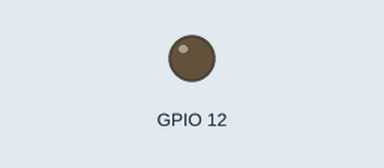
Simulated run of this sketch. Board: ESP8266 (NodeMCU). Shown: output pins drawn as LEDs (lit = HIGH). WiFi joins after 1.5 s; servers stay silent unless stated; random numbers use the default seed unless the sketch sets one; no MQTT or app messages arrive unless stated; what the sketch prints to the serial monitor is not drawn. At 2.6 s the program puts the board to deep sleep or switches it off; the recording ends there.

Above: at 0.1 s.
At 1.6 s:
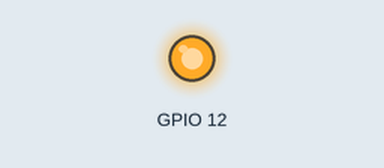
Timing chart, 0 to 2.6 s (numbered marks = the images above):
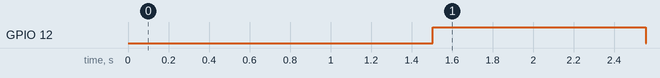

Measured:
- by itself, GPIO 12: LOW → HIGH at 1.5 s, → LOW 1.1 s later

The sketch:

esp3.ino
```cpp
#include <ESP8266WiFi.h>
#include <WiFiUdp.h>
#include <PubSubClient.h>
#include <Adafruit_ADS1015.h>
#include <Wire.h>
#include "DHT.h"

#define DHTPIN 2
#define DHTTYPE DHT21

char HH = -7;
char MM = 00;
const int muestra_min = 10;
unsigned int localPort = 2390;      // local port to listen for UDP packets

Adafruit_ADS1115 ads;
const float multiplier = 0.000125F;

const char *ssid = "LIAPEP_PRO";
const char *password = "powerlab";
const char* mqtt_server = "monitoreoiot.ddns.net";
String USERNAME = "esp3";

WiFiClient espClient;
PubSubClient client(espClient);
DHT dht(DHTPIN, DHTTYPE);

char ESP3[50];

char REQUEST[50];
int flag_request_temp = 0;
int flag_request_hum = 0;

String strtemp ="";
String strhum ="";


char str_temp[15];
char str_hum[15];

IPAddress timeServerIP; // time.nist.gov NTP server address

const char* ntpServerName = "1.north-america.pool.ntp.org";

const int NTP_PACKET_SIZE = 48; // NTP time stamp is in the first 48 bytes of the message

byte packetBuffer[ NTP_PACKET_SIZE]; //buffer to hold incoming and outgoing packets

// A UDP instance to let us send and receive packets over UDP
WiFiUDP udp;


//------------------------CALLBACK-----------------------------
void callback(char* topic, byte* payload, unsigned int length) {

  char PAYLOAD[5] = "    ";

  Serial.print("Mensaje Recibido: [");
  Serial.print(topic);
  Serial.print("] ");
  for (int i = 0; i < length; i++) {
    PAYLOAD[i] = (char)payload[i];
  }

  if (String(topic) ==  String(REQUEST)){
    if (payload[0] == 'T'){
     flag_request_temp = 1;
    }
    else if (payload[0] == 'H'){
     flag_request_hum = 1;
    }
 }
}

void reconnect() {
 // Loop until we're reconnected
 while (!client.connected()) {
    Serial.print("Intentando conexion MQTT...");
    // Crea un ID de cliente al azar
    String clientId = "ESP8266Client-";
    clientId += String(random(0xffff), HEX);
    // Attempt to connect
    USERNAME.toCharArray(ESP3, 50);
    if (client.connect(ESP3)) {
      Serial.println("conectado");
       // ... and subscribe to topic
      client.subscribe(REQUEST);
     } else {
      Serial.print("fallo, rc=");
      Serial.print(client.state());
      Serial.println(" intenta nuevamente en 5 segundos");
      // espera 5 segundos antes de reintentar
      delay(5000);
    }
  }
}

void setup() {
  pinMode(12, OUTPUT);
  Wire.begin();
  Serial.println();
  Serial.println();
  Serial.setTimeout(2000);

  // Wait for serial to initialize.
  while(!Serial) { }

  Serial.println("I'm awake.");

  dht.begin();
  //ads.setGain(GAIN_ONE);      //  +/- 4.096V  1 bit = 0.125mV
  //ads.begin();

    // Conexión WIFI
 Serial.print("Connecting to ");
 Serial.println(ssid);
 WiFi.begin(ssid, password);
  while (WiFi.status() != WL_CONNECTED) {
    delay(500);
    Serial.print(".");
  }

  Serial.println("WiFi connected");
  Serial.print("IP address: ");
  Serial.println(WiFi.localIP());
  client.setServer(mqtt_server, 1883);
  client.setCallback(callback);

  client.setServer(mqtt_server, 1883);
  client.setCallback(callback);

  ads.setGain(GAIN_ONE);       // +/- 4.096V  1 bit = 0.125mV

  Serial.println("Starting UDP");
  udp.begin(localPort);
  Serial.print("Local port: ");
  Serial.println(udp.localPort());

  String request = "/" + USERNAME + "/" + "request";
  request.toCharArray(REQUEST, 50);
}

//=======================================================================
//  send an NTP request to the time server at the given address
//=======================================================================
unsigned long sendNTPpacket(IPAddress& address)
{
  //Serial.println("sending NTP packet...");
  // set all bytes in the buffer to 0
  memset(packetBuffer, 0, NTP_PACKET_SIZE);

  // Initialize values needed to form NTP request
  // (see URL above for details on the packets)
  packetBuffer[0] = 0b11100011;   // LI, Version, Mode
  packetBuffer[1] = 0;     // Stratum, or type of clock
  packetBuffer[2] = 6;     // Polling Interval
  packetBuffer[3] = 0xEC;  // Peer Clock Precision
  // 8 bytes of zero for Root Delay & Root Dispersion
  packetBuffer[12]  = 49;
  packetBuffer[13]  = 0x4E;
  packetBuffer[14]  = 49;
  packetBuffer[15]  = 52;

  // all NTP fields have been given values, now
  // you can send a packet requesting a timestamp:

  udp.beginPacket(address, 123); //NTP requests are to port 123
  udp.write(packetBuffer, NTP_PACKET_SIZE);
  udp.endPacket();
}


void loop()
{
  char hours, minutes, seconds, minutos;
  digitalWrite(12, HIGH);
  int16_t adc0, adc1, adc2, adc3;
 if (!client.connected()) {
 reconnect();
 }
 client.loop();

  //get a random server from the pool
  WiFi.hostByName(ntpServerName, timeServerIP);

  sendNTPpacket(timeServerIP); // send an NTP packet to a time server
  // wait to see if a reply is available
  delay(1000);

  int cb = udp.parsePacket();
  if (!cb) {
    Serial.println("no packet yet");
  }
  else {
    //Serial.print("packet received, length=");
    //Serial.println(cb);
    // We've received a packet, read the data from it
    udp.read(packetBuffer, NTP_PACKET_SIZE); // read the packet into the buffer

    //the timestamp starts at byte 40 of the received packet and is four bytes,
    // or two words, long. First, esxtract the two words:

    unsigned long highWord = word(packetBuffer[40], packetBuffer[41]);
    unsigned long lowWord = word(packetBuffer[42], packetBuffer[43]);
    // combine the four bytes (two words) into a long integer
    // this is NTP time (seconds since Jan 1 1900):
    unsigned long secsSince1900 = highWord << 16 | lowWord;
    //Serial.print("Seconds since Jan 1 1900 = " );
    //Serial.println(secsSince1900);

    // now convert NTP time into everyday time:
    //Serial.print("Unix time = ");
    // Unix time starts on Jan 1 1970. In seconds, that's 2208988800:
    const unsigned long seventyYears = 2208988800UL;
    // subtract seventy years:
    unsigned long epoch = secsSince1900 - seventyYears;
    // print Unix time:
    //Serial.println(epoch);


    // print the hour, minute and second:
    minutes = ((epoch % 3600) / 60);
    minutes = minutes + MM; //Add UTC Time Zone

    hours = (epoch  % 86400L) / 3600;
    //Serial.println(hours,DEC);
    if(hours < 7)
    {
      hours = hours + 24;

      if(minutes > 59)
      {

        hours = hours + HH + 1; //Add UTC Time Zone
        minutes = minutes - 60;


      }
      else
      {
        hours = hours + HH;
      }
    }
    else
     {
      if(minutes > 59)
      {

        hours = hours + HH + 1; //Add UTC Time Zone
        minutes = minutes - 60;


      }
      else
      {
        hours = hours + HH;
      }
     }

    //Serial.print("The UTC time is ");       // UTC is the time at Greenwich Meridian (GMT)
    if ( hours < 10 ) {
      // In the first 10 minutes of each hour, we'll want a leading '0'
      Serial.print('0');
    }
    Serial.print(hours,DEC); // print the hour (86400 equals secs per day)
    Serial.print(':');


    if ( minutes < 10 ) {
      // In the first 10 minutes of each hour, we'll want a leading '0'
      Serial.print('0');
    }
    Serial.print(minutes,DEC); // print the minute (3600 equals secs per minute)
    Serial.print(':');

    seconds = (epoch % 60);
    if ( seconds < 10 ) {
      // In the first 10 seconds of each minute, we'll want a leading '0'
      Serial.print('0');
    }
    Serial.println(seconds,DEC); // print the second

  // wait ten seconds before asking for the time again
  //Serial.println(minutes);
  //String minstr = String(minstr + minutes);
  //int minutos =minstr.toInt();
  //Serial.println(minutes,DEC);

  if(((minutes % muestra_min) == 0))
  {
    //Enviar();
    Serial.println("Me dormiré por 10 min");
    digitalWrite(12, LOW);
    ESP.deepSleep(540e6);
  }
  else if(((minutes % muestra_min) != 0) && (minutes != 9))
  {
      if(minutes <= 10)
      {
        minutes = 9 - minutes;

      }
      else if((minutes < 20) && (minutes > 10))
      {
         minutes = 19 - minutes;
      }
      else if((minutes < 30) && (minutes > 20))
      {
        minutes = 29 - minutes;
      }
      else if((minutes < 40) && (minutes > 30))
      {
        minutes = 39 - minutes;
      }
      else if((minutes < 50) && (minutes > 40))
      {
        minutes = 49 - minutes;
      }
      else if((minutes < 60) && (minutes > 50))
      {
        minutes = 59 - minutes;
      }

      if(minutes == 0)
       {
        // Enviar();
         Serial.println("Me dormiré por 10 min");
         digitalWrite(12, LOW);
         ESP.deepSleep(540e6);
       }
       else
       {
       //Serial.println(minutes, DEC);
       int minutos = int(minutes);
       int minutoseg = minutos * 60 * 1e6;
       //Serial.println(minutoseg);
       Serial.print("Going into deep sleep for: ");
       Serial.print(minutos);
       Serial.println(" min");
       digitalWrite(12, LOW);
       ESP.deepSleep(minutoseg);
       }
   }
   else if(minutes == 9)
   {
    //Enviar();
    Serial.println("Me dormiré por 10 min");
    digitalWrite(12, LOW);
    ESP.deepSleep(540e6);
    }


  }
}

//void Enviar(){
//    float humedad = dht.readHumidity();
//    float temperatura = dht.readTemperature();
//    strtemp = String(temperatura, 2);
//    strtemp.toCharArray(str_temp, 15);
//    Serial.print("Send Temperatura: ");
//    Serial.println(str_temp);
//    client.publish("/esp3/temp", str_temp);

//    strhum = String(humedad, 2);
//    strhum.toCharArray(str_hum, 15);
//    Serial.print("Send Humedad: ");
//    Serial.println(str_hum);
//    client.publish("/esp3/hum", str_hum);
// }
```
